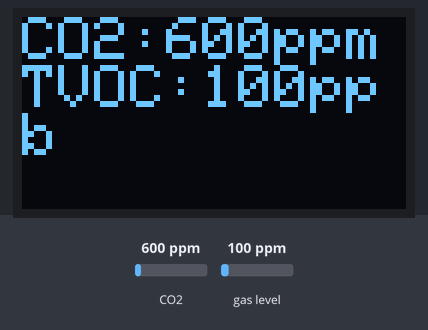
Simulated run of this sketch. Board: Arduino Uno, built with avr-gcc and run on an emulated ATmega328P. Shown: 128×64 one-colour display. Inputs (shaded band) come from the test bench; at power-on: CO2 600 ppm, gas level 100 ppm. What the sketch prints to the serial monitor is not drawn.

Above: at 1.2 s.
1.3 s: CO2 set to 1700 ppm
At 2.5 s:
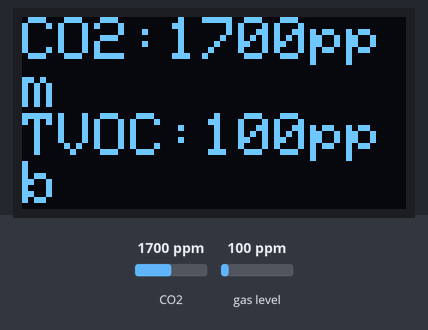
2.8 s: gas level set to 20 ppm
At 3.1 s:
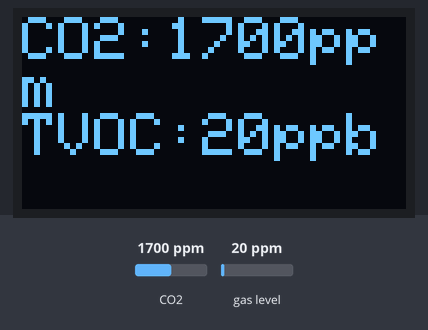
4.3 s: CO2 set to 452 ppm
At 5.5 s:
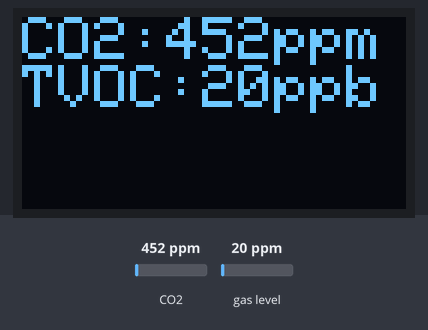
5.8 s: gas level set to 750 ppm
At 6.7 s:
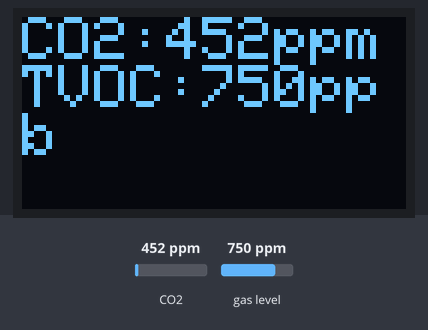
7.3 s: CO2 set to 1050 ppm
At 8.0 s:
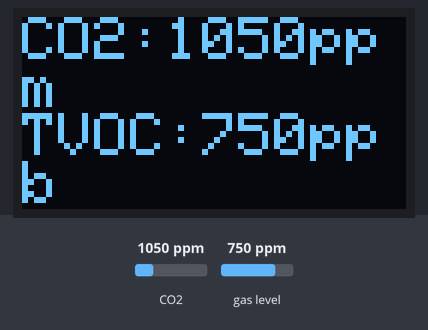
8.8 s: gas level set to 250 ppm
At 9.6 s:
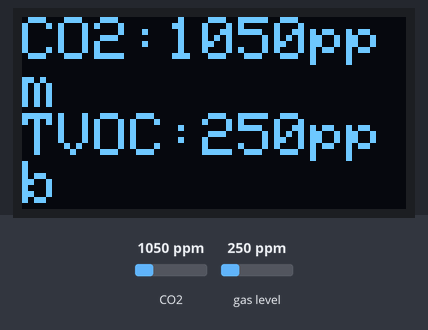
Timing chart, 0 to 11.3 s (numbered marks = the images above; inputs shaded):
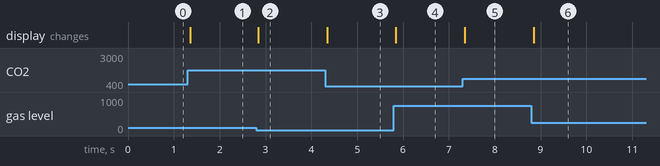

The sketch:

CCS811_CO2_sensor_OLED.ino
```cpp
/*
   CCS811 CO2 and TVOC sensor from AMS
   (data sheet: https://ams.com/documents/20143/36005/CCS811_DS000459_7-00.pdf/3cfdaea5-b602-fe28-1a14-18776b61a35a

   This example reads the sensor and displays the basic data
   on a n SSD1306 OLED

   Circuit:
   * CCS811 sensor SDA attached to SDA pin (A4 on Nano and Uno boards)
   * CCS811 SCL attached to SCL pin (A5 on Nano/Uno)
   * CCS811 RST pin attached through 10Kilohn resistor to +V
   * SSD1306 OLED screen SDA and SCL pins attached to SDA and SCL as well.

  Adafruit's CCS811 breakout board uses I2C address 0x5A; Sparkfun's
  breakout board uses 0x5B. Change the CCS_ADDR to adjust for your board.

  created 30 Jan 2020
  by Tom Igoe
  based on Adafruit library examples
*/

#include <Adafruit_CCS811.h>
#include <Wire.h>
#include <Adafruit_GFX.h>
#include <Adafruit_SSD1306.h>
#define CCS_ADDR 0x5B // adafruit board uses 0x5A; Sparkfun uses 0x5B

// make an instance of the sensor library:
Adafruit_CCS811 sensor;

#define SCREEN_WIDTH 128 // OLED display width, in pixels
#define SCREEN_HEIGHT 64 // OLED display height, in pixels

#define OLED_RESET     -1 // Reset pin # (or -1 if sharing Arduino reset pin)
Adafruit_SSD1306 oled(SCREEN_WIDTH, SCREEN_HEIGHT, &Wire, OLED_RESET);

void setup() {
  // initialize serial communication
  Serial.begin(9600);
  // wait until serial monitor is opened on the host computer:
  //    while (!Serial);

  // initialize the sensor. If you fail, stop the program running:
  if (!sensor.begin(CCS_ADDR)) {

    Serial.println("Failed to contact sensor. Check wiring.");
    return;
  }

  if (!oled.begin(SSD1306_SWITCHCAPVCC, 0x3C)) { // Address 0x3C for 128x32
    Serial.println("SSD1306 setup failed. Check wiring");
    return;
  }
  oled.setTextSize(2); // Draw 2X-scale text
  oled.setTextColor(WHITE);

}

void loop() {
  // if the sensor is ready to deliver results:
  if (sensor.available()) {
    // try to read the sensor.
    // if sensor reading produces an error, skip the rest:
    if (sensor.readData()) return;

    // otherwise, read the sensors:
    String message = "CO2:";
    message += String(sensor.geteCO2());
    message += "ppm\nTVOC:";
    message += String(sensor.getTVOC());
    message += "ppb";
    // display the results:
    oled.setCursor(0, 0);
    oled.clearDisplay();
    oled.println(message);
    oled.display();

    // print the results:
    Serial.println(message);
  }
}
```

Measured:
- after the input at 1.3 s, the display: changes after 0.06 s (image 1)
- after the input at 2.8 s, the display: changes at once (image 2)
- after the input at 4.3 s, the display: changes at once (image 3)
- after the input at 5.8 s, the display: changes at once (image 4)
- after the input at 7.3 s, the display: changes at once (image 5)
- after the input at 8.8 s, the display: changes after 0.06 s (image 6)
